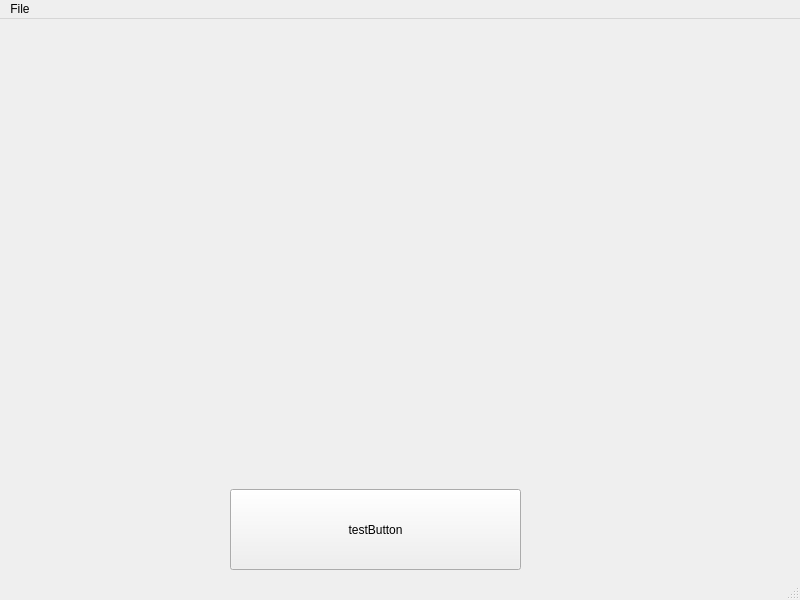
<?xml version="1.0" encoding="UTF-8"?>
<ui version="4.0">
 <class>MainWindow</class>
 <widget class="QMainWindow" name="MainWindow">
  <property name="geometry">
   <rect>
    <x>0</x>
    <y>0</y>
    <width>800</width>
    <height>600</height>
   </rect>
  </property>
  <property name="windowTitle">
   <string>MainWindow</string>
  </property>
  <widget class="QWidget" name="centralwidget">
   <widget class="toolbar" name="toolbarWidget" native="true">
    <property name="geometry">
     <rect>
      <x>30</x>
      <y>20</y>
      <width>191</width>
      <height>161</height>
     </rect>
    </property>
   </widget>
   <widget class="QPushButton" name="pushButton">
    <property name="geometry">
     <rect>
      <x>230</x>
      <y>470</y>
      <width>291</width>
      <height>81</height>
     </rect>
    </property>
    <property name="text">
     <string>testButton</string>
    </property>
   </widget>
   <widget class="canvas" name="canvas" native="true">
    <property name="geometry">
     <rect>
      <x>180</x>
      <y>50</y>
      <width>400</width>
      <height>400</height>
     </rect>
    </property>
   </widget>
  </widget>
  <widget class="QMenuBar" name="menubar">
   <property name="geometry">
    <rect>
     <x>0</x>
     <y>0</y>
     <width>800</width>
     <height>30</height>
    </rect>
   </property>
   <widget class="QMenu" name="menuFile">
    <property name="title">
     <string>File</string>
    </property>
    <addaction name="actionNew"/>
    <addaction name="actionLoad"/>
    <addaction name="actionSave"/>
   </widget>
   <addaction name="menuFile"/>
  </widget>
  <widget class="QStatusBar" name="statusbar"/>
  <action name="actionNew">
   <property name="text">
    <string>New</string>
   </property>
  </action>
  <action name="actionLoad">
   <property name="text">
    <string>Load</string>
   </property>
  </action>
  <action name="actionSave">
   <property name="text">
    <string>Save</string>
   </property>
  </action>
 </widget>
 <customwidgets>
  <customwidget>
   <class>toolbar</class>
   <extends>QWidget</extends>
   <header location="global">toolbar.h</header>
   <container>1</container>
  </customwidget>
  <customwidget>
   <class>canvas</class>
   <extends>QWidget</extends>
   <header location="global">canvas.h</header>
   <container>1</container>
  </customwidget>
 </customwidgets>
 <resources/>
 <connections/>
</ui>
